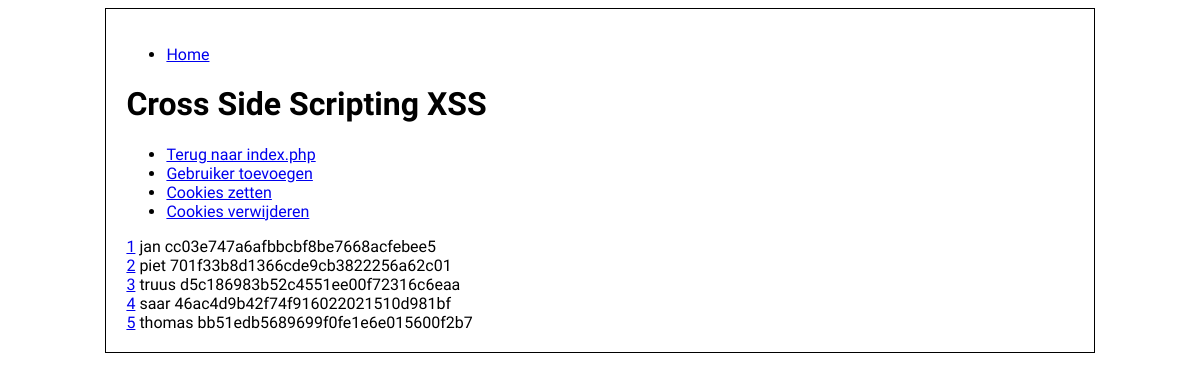
Page /xss/index.php on the committed database.
### tables this page shows
CREATE TABLE IF NOT EXISTS `user` (
  `iduser` INT NOT NULL AUTO_INCREMENT,
  `name` VARCHAR(45) NULL,
  `password` VARCHAR(500) NULL,
  PRIMARY KEY (`iduser`));

### xss/index.php (the view, shortened to what this page needs)
<?php
$link = mysqli_connect("localhost:3306", "pipo", "declown", "vulnerable_db");
$query = "SELECT * FROM user";
$result = mysqli_query($link, $query);
include("../layout/header.php");
include("nav.php");
while($row = mysqli_fetch_array($result, MYSQLI_NUM)) {
    print "<a href=index.php?action=delete&id=".$row[0].">".$row[0]."</a> ".$row[1]." ".$row[2]."<br>";
};
?>
<?php include("../layout/footer.php"); ?>

### layout/header.php (shortened to what this page needs)
<html>
<head>
    <link rel="stylesheet" href="../vulnerable_website.css">
</head>
<body>
<div id="wrapper">
    <ul>
        <li><a href="../start/index.php">Home</a></li>
    </ul>

### xss/nav.php (shortened to what this page needs)
<h1>Cross Side Scripting XSS</h1>
<ul>
    <li><a href="index.php">Terug naar index.php</a></li>
    <li><a href="add_user.php">Gebruiker toevoegen</a></li>
    <li><a href="set_cookie.php">Cookies zetten</a></li>
    <li><a href="destroy_cookies.php">Cookies verwijderen</a></li>
</ul>

### layout/footer.php (shortened to what this page needs)
</div>
</body>
</html>

### vulnerable_website.css (style rules this page uses)
body { font-family: 'Muli', sans-serif; }
div#wrapper { position:relative; width:80%; margin:auto; border:1px solid black; padding:20px; }

### rows in the picture
user: iduser "1", name "jan", password "cc03e747a6afbbcbf8be7668acfebee5"
user: iduser "2", name "piet", password "701f33b8d1366cde9cb3822256a62c01"
user: iduser "3", name "truus", password "d5c186983b52c4551ee00f72316c6eaa"
user: iduser "4", name "saar", password "46ac4d9b42f74f916022021510d981bf"
user: iduser "5", name "thomas", password "bb51edb5689699f0fe1e6e015600f2b7"
